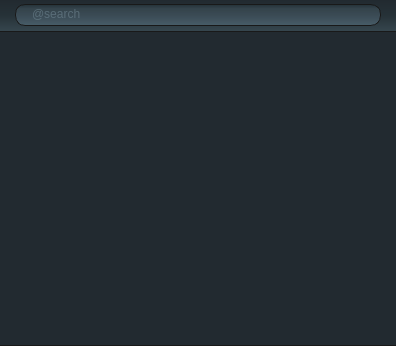
<?xml version="1.0" encoding="UTF-8"?>
<ui version="4.0">
 <class>LobbyPlayers</class>
 <widget class="QWidget" name="LobbyPlayers">
  <property name="geometry">
   <rect>
    <x>0</x>
    <y>0</y>
    <width>396</width>
    <height>346</height>
   </rect>
  </property>
  <property name="minimumSize">
   <size>
    <width>396</width>
    <height>346</height>
   </size>
  </property>
  <property name="maximumSize">
   <size>
    <width>396</width>
    <height>346</height>
   </size>
  </property>
  <property name="styleSheet">
   <string notr="true">* {
    outline: 0;
}

QTableView, QTableView::item, QTableView * {
    outline: 0;
}

QTableView
{
    background-color: #222a30;
    alternate-background-color: #37474f;
    gridline-color: rgba(0, 220, 0, 10);
}
QTableView::item:selected {
    
    background-color: #cfd8dc;
    color: #191919;
}
QTableView::item {
    font: 11px &quot;Open Sans&quot;;
    color: #fafafa;
}

QHeaderView::section
{
     border-top: 1px solid #455a64;
border-left: 1px solid #455a64;
border-bottom: 1px solid #191919;
border-right: 1px solid #191919;

    background-color: qlineargradient(spread:pad, x1:0, y1:1, x2:0, y2:0, stop:0 rgba(55, 71, 79, 255), stop:0.5 rgba(38, 50, 56, 255), stop:1 rgba(34, 42, 48, 255));
}

QHeaderView::section:hover{
background-color: qlineargradient(spread:pad, x1:0, y1:1, x2:0, y2:0, stop:0 rgba(34, 43, 49, 255), stop:0.95 rgba(131, 171, 190, 255), stop:1 rgba(131, 171, 190, 255));
}

QHeaderView::section:pressed{
	background-color: qlineargradient(spread:reflect, x1:0, y1:0, x2:0, y2:1, stop:0 rgba(1, 1, 1, 255), stop:0.162011 rgba(45, 45, 45, 255), stop:0.49162 rgba(19, 19, 19, 255), stop:1 rgba(37, 37, 37, 255));
} *{outline: 0;}
</string>
  </property>
  <layout class="QVBoxLayout" name="verticalLayout" stretch="4,39">
   <property name="spacing">
    <number>0</number>
   </property>
   <property name="leftMargin">
    <number>0</number>
   </property>
   <property name="topMargin">
    <number>0</number>
   </property>
   <property name="rightMargin">
    <number>0</number>
   </property>
   <property name="bottomMargin">
    <number>0</number>
   </property>
   <item>
    <widget class="QWidget" name="search" native="true">
     <property name="styleSheet">
      <string notr="true">.QWidget {
    
	background-color: qlineargradient(spread:pad, x1:0, y1:1, x2:0, y2:0, stop:0 rgba(55, 71, 79, 255), stop:0.5 rgba(38, 50, 56, 255), stop:1 rgba(34, 42, 48, 255));
border-bottom: 1px solid #191919;
}

QLineEdit {
    background-color: #455a64;
    background-color: qlineargradient(spread:pad, x1:0, y1:1, x2:0, y2:0, stop:0 rgba(109, 138, 158, 100), stop:0.805 rgba(69, 89, 99, 126), stop:1 rgba(36, 49, 56, 255));
    border-radius: 10px;
    border: 1px solid #191919;
   color: #78909c;
padding:0px 6px 2px 14px;
font: 11px &quot;Open Sans&quot;;
	image: url(:/textures/Common/Tournament/icon_search.png);
    image-position: right bottom;
}</string>
     </property>
     <layout class="QVBoxLayout" name="verticalLayout_2">
      <property name="leftMargin">
       <number>15</number>
      </property>
      <property name="topMargin">
       <number>3</number>
      </property>
      <property name="rightMargin">
       <number>15</number>
      </property>
      <property name="bottomMargin">
       <number>4</number>
      </property>
      <item>
       <widget class="QLineEdit" name="input_search">
        <property name="minimumSize">
         <size>
          <width>0</width>
          <height>22</height>
         </size>
        </property>
        <property name="maximumSize">
         <size>
          <width>16777215</width>
          <height>22</height>
         </size>
        </property>
        <property name="toolTip">
         <string>@Tooltip_Lobby_tourn_search_63</string>
        </property>
        <property name="placeholderText">
         <string>@search</string>
        </property>
       </widget>
      </item>
     </layout>
    </widget>
   </item>
   <item>
    <widget class="QTableView" name="tableView">
     <property name="styleSheet">
      <string notr="true">QTableView {
    border: none;
    border-bottom: 1px solid #191919;
    alternate-background-color: #37474f;
    
	background-color: rgb(34, 42, 48);
	selection-background-color: rgb(207, 216, 220);
    font-size: 11px;
    text-align: center;
}

QTableView::item {
    
}

QHeaderView {
	background-color: qlineargradient(spread:pad, x1:0, y1:1, x2:0, y2:0, stop:0 rgba(55, 71, 79, 255), stop:0.5 rgba(38, 50, 56, 255), stop:1 rgba(34, 42, 48, 255));
 border-bottom: 1px solid #191919;
}
QHeaderView:section {
	background-color: qlineargradient(spread:pad, x1:0, y1:1, x2:0, y2:0, stop:0 rgba(55, 71, 79, 255), stop:0.5 rgba(38, 50, 56, 255), stop:1 rgba(34, 42, 48, 255));
    height: 24px;
    border: none;
    border-right: 1px solid #191919;
    border-left: 1px solid #455a64;
 border-bottom: 1px solid #191919;
color: #b0bec5;
font: 11px &quot;Open Sans&quot;;
}


QTableView::icon {
    width: 32px;
height: 16px;
}</string>
     </property>
     <property name="verticalScrollBarPolicy">
      <enum>Qt::ScrollBarAsNeeded</enum>
     </property>
     <property name="horizontalScrollBarPolicy">
      <enum>Qt::ScrollBarAlwaysOff</enum>
     </property>
     <property name="editTriggers">
      <set>QAbstractItemView::NoEditTriggers</set>
     </property>
     <property name="alternatingRowColors">
      <bool>true</bool>
     </property>
     <property name="selectionMode">
      <enum>QAbstractItemView::NoSelection</enum>
     </property>
     <property name="iconSize">
      <size>
       <width>16</width>
       <height>16</height>
      </size>
     </property>
     <property name="showGrid">
      <bool>false</bool>
     </property>
     <property name="gridStyle">
      <enum>Qt::NoPen</enum>
     </property>
     <property name="sortingEnabled">
      <bool>true</bool>
     </property>
     <property name="cornerButtonEnabled">
      <bool>false</bool>
     </property>
     <attribute name="horizontalHeaderDefaultSectionSize">
      <number>90</number>
     </attribute>
     <attribute name="horizontalHeaderMinimumSectionSize">
      <number>32</number>
     </attribute>
     <attribute name="verticalHeaderVisible">
      <bool>false</bool>
     </attribute>
     <attribute name="verticalHeaderDefaultSectionSize">
      <number>16</number>
     </attribute>
     <attribute name="verticalHeaderMinimumSectionSize">
      <number>16</number>
     </attribute>
    </widget>
   </item>
  </layout>
 </widget>
 <resources>
  <include location="../../resources.qrc"/>
 </resources>
 <connections>
  <connection>
   <sender>input_search</sender>
   <signal>textEdited(QString)</signal>
   <receiver>LobbyPlayers</receiver>
   <slot>filterPlayers(QString)</slot>
   <hints>
    <hint type="sourcelabel">
     <x>136</x>
     <y>18</y>
    </hint>
    <hint type="destinationlabel">
     <x>-80</x>
     <y>18</y>
    </hint>
   </hints>
  </connection>
 </connections>
 <slots>
  <slot>filterPlayers(QString)</slot>
 </slots>
</ui>
